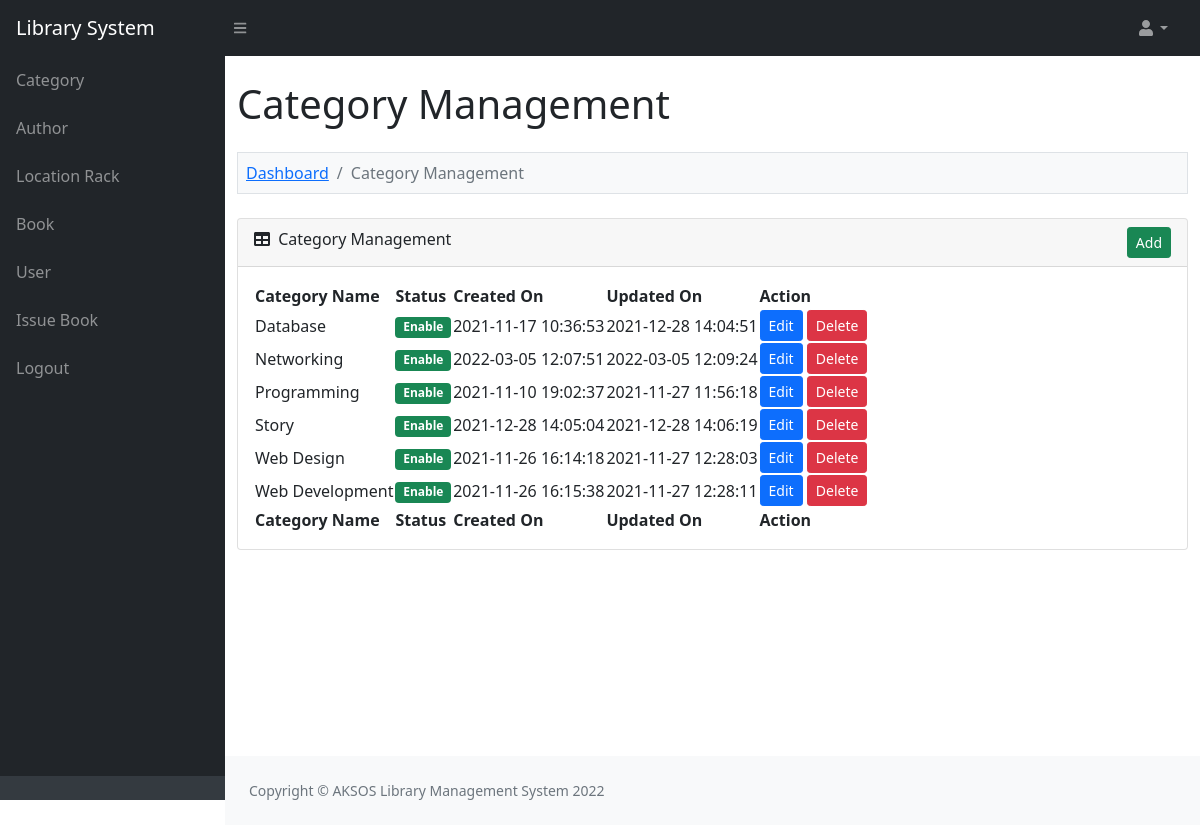
The app's page /admin/category.php (signed in) with its own data.
### tables this page shows
CREATE TABLE `lms_category` (
  `category_id` int(11) NOT NULL,
  `category_name` varchar(200) NOT NULL,
  `category_status` enum('Enable','Disable') NOT NULL,
  `category_created_on` varchar(30) NOT NULL,
  `category_updated_on` varchar(30) NOT NULL
);

### function.php (called while the page is built, shortened)
<?php
function base_url()
{
	return '';
}
function is_admin_login()
{
	if(isset($_SESSION['admin_id']))
	{
		return true;
	}
	return false;
}
function convert_data($string, $action = 'encrypt')
{
	$encrypt_method = "AES-256-CBC";
	$secret_key = 'AA74CDCC2BBRT935136HH7B63C27';
	$secret_iv = '5fgf5HJ5g27';
	$key = hash('sha256', $secret_key);
	$iv = substr(hash('sha256', $secret_iv), 0, 16);
	if ($action == 'encrypt')
	{
		$output = openssl_encrypt($string, $encrypt_method, $key, 0, $iv);
	    $output = base64_encode($output);
	}
	else if ($action == 'decrypt')
	{
		$output = openssl_decrypt(base64_decode($string), $encrypt_method, $key, 0, $iv);
	}
	return $output;
}
?>

### admin/category.php (the view, shortened to what this page needs)
<?php
include '../database_connection.php';
include '../function.php';
$error = '';
$query = "
SELECT * FROM lms_category
    ORDER BY category_name ASC
";
$statement = $connect->prepare($query);
$statement->execute();
include '../header.php';
?>
<div class="container-fluid py-4" style="min-height: 700px;">
	<h1>Category Management</h1>
	<?php
	if(isset($_GET['action']))
	{
		if($_GET['action'] == 'add')
		{
	?>
	<ol class="breadcrumb mt-4 mb-4 bg-light p-2 border">
		<li class="breadcrumb-item"><a href="index.php">Dashboard</a></li>
		<li class="breadcrumb-item"><a href="category.php">Category Management</a></li>
		<li class="breadcrumb-item active">Add Category</li>
	</ol>
	<div class="row">
		<div class="col-md-6">
			<?php
			if($error != '')
			{
				echo '<div class="alert alert-danger alert-dismissible fade show" role="alert"><ul class="list-unstyled">'.$error.'</ul> <button type="button" class="btn-close" data-bs-dismiss="alert" aria-label="Close"></button></div>';
			}
			?>
			<div class="card mb-4">
				<div class="card-header">
					<i class="fas fa-user-plus"></i> Add New Category
                </div>
                <div class="card-body">
                	<form method="POST">
                		<div class="mb-3">
                			<label class="form-label">Category Name</label>
                			<input type="text" name="category_name" id="category_name" class="form-control" />
                		</div>
                		<div class="mt-4 mb-0">
                			<input type="submit" name="add_category" value="Add" class="btn btn-success" />
                		</div>
                	</form>
                </div>
            </div>
		</div>
	</div>
	<?php
		}
		else if($_GET["action"] == 'edit')
		{
			$category_id = convert_data($_GET["code"],'decrypt');
			if($category_id > 0)
			{
				$query = "
				SELECT * FROM lms_category
                WHERE category_id = '$category_id'
				";
				$category_result = $connect->query($query);
				foreach($category_result as $category_row)
				{
				?>
	<ol class="breadcrumb mt-4 mb-4 bg-light p-2 border">
		<li class="breadcrumb-item"><a href="index.php">Dashboard</a></li>
		<li class="breadcrumb-item"><a href="category.php">Category Management</a></li>
		<li class="breadcrumb-item active">Edit Category</li>
	</ol>
	<div class="row">
		<div class="col-md-6">
			<div class="card mb-4">
				<div class="card-header">
					<i class="fas fa-user-edit"></i> Edit Category Details
				</div>
				<div class="card-body">
					<form method="post">
						<div class="mb-3">
							<label class="form-label">Category Name</label>
							<input type="text" name="category_name" id="category_name" class="form-control" value="<?php echo $category_row['category_name']; ?>" />
						</div>
						<div class="mt-4 mb-0">
							<input type="hidden" name="category_id" value="<?php echo $_GET['code']; ?>" />
							<input type="submit" name="edit_category" class="btn btn-primary" value="Edit" />
						</div>
					</form>
				</div>
			</div>
		</div>
	</div>
				<?php
				}
			}
		}
	}
	else
	{
	?>
	<ol class="breadcrumb mt-4 mb-4 bg-light p-2 border">
		<li class="breadcrumb-item"><a href="index.php">Dashboard</a></li>
		<li class="breadcrumb-item active">Category Management</li>
	</ol>
	<div class="card mb-4">
		<div class="card-header">
			<div class="row">
				<div class="col col-md-6">
					<i class="fas fa-table me-1"></i> Category Management
				</div>
				<div class="col col-md-6" align="right">
					<a href="category.php?action=add" class="btn btn-success btn-sm">Add</a>
				</div>
			</div>
		</div>
		<div class="card-body">
			<table id="datatablesSimple">
				<thead>
					<tr>
						<th>Category Name</th>
						<th>Status</th>
						<th>Created On</th>
						<th>Updated On</th>
						<th>Action</th>
					</tr>
				</thead>
				<tfoot>
					<tr>
						<th>Category Name</th>
						<th>Status</th>
						<th>Created On</th>
						<th>Updated On</th>
						<th>Action</th>
					</tr>
				</tfoot>
				<tbody>
				<?php
				if($statement->rowCount() > 0)
				{
					foreach($statement->fetchAll() as $row)
					{
						$category_status = '';
						if($row['category_status'] == 'Enable')
						{
							$category_status = '<div class="badge bg-success">Enable</div>';
						}
						else
						{
							$category_status = '<div class="badge bg-danger">Disable</div>';
						}
						echo '
						<tr>
							<td>'.$row["category_name"].'</td>
							<td>'.$category_status.'</td>
							<td>'.$row["category_created_on"].'</td>
							<td>'.$row["category_updated_on"].'</td>
							<td>
								<a href="category.php?action=edit&code='.convert_data($row["category_id"]).'" class="btn btn-sm btn-primary">Edit</a>
								<button name="delete_button" class="btn btn-danger btn-sm" onclick="delete_data(`'.$row["category_id"].'`, `'.$row["category_status"].'`)">Delete</button>
							</td>
						</tr>
						';
					}
				}
				else
				{
					echo '
					<tr>
						<td colspan="4" class="text-center">No Data Found</td>
					</tr>
					';
				}
				?>
				</tbody>
			</table>
		</div>
	</div>
	<?php
	}
	?>
</div>
<?php
include '../footer.php';
?>

### header.php (shortened to what this page needs)
<!doctype html>
<html lang="en">
    <head>
        <link href="<?php echo base_url(); ?>asset/css/simple-datatables-style.css" rel="stylesheet" />
        <link href="<?php echo base_url(); ?>asset/css/styles.css" rel="stylesheet" />
    </head>
    <?php
    if(is_admin_login())
    {
    ?>
    <body class="sb-nav-fixed">
        <nav class="sb-topnav navbar navbar-expand navbar-dark bg-dark">
            <a class="navbar-brand ps-3" href="#">Library System</a>
            <button class="btn btn-link btn-sm order-1 order-lg-0 me-4 me-lg-0" id="sidebarToggle" href="#!"><i class="fas fa-bars"></i></button>
            <ul class="navbar-nav ms-auto ms-md-0 me-3 me-lg-4">
                <li class="nav-item dropdown">
                    <a class="nav-link dropdown-toggle" id="navbarDropdown" href="#" role="button" data-bs-toggle="dropdown" aria-expanded="false"><i class="fas fa-user fa-fw"></i></a>
                </li>
            </ul>
        </nav>
        <div id="layoutSidenav">
            <div id="layoutSidenav_nav">
                <nav class="sb-sidenav accordion sb-sidenav-dark" id="sidenavAccordion">
                    <div class="sb-sidenav-menu">
                        <div class="nav">
                            <a class="nav-link" href="category.php">Category</a>
                            <a class="nav-link" href="author.php">Author</a>
                            <a class="nav-link" href="location_rack.php">Location Rack</a>
                            <a class="nav-link" href="book.php">Book</a>
                            <a class="nav-link" href="user.php">User</a>
                            <a class="nav-link" href="issue_book.php">Issue Book</a>
                            <a class="nav-link" href="logout.php">Logout</a>
                        </div>
                    </div>
                    <div class="sb-sidenav-footer">
                    </div>
                </nav>
            </div>
            <div id="layoutSidenav_content">
                <main>
    <?php
    }
    ?>

### footer.php (shortened to what this page needs)
                <?php
                if(is_admin_login())
                {
                ?>
                </main>
                <footer class="py-4 bg-light mt-auto">
                    <div class="container-fluid px-4">
                        <div class="d-flex align-items-center justify-content-between small">
                            <div class="text-muted">Copyright &copy; AKSOS Library Management System <?php echo date('Y'); ?></div>
                        </div>
                    </div>
                </footer>
            </div>
        </div>
                <?php
                }
                ?>
    </body>
</html>

### records on screen
lms_category: category_name "Database", category_status "Enable", category_created_on "2021-11-17 10:36:53", category_updated_on "2021-12-28 14:04:51"
lms_category: category_name "Networking", category_status "Enable", category_created_on "2022-03-05 12:07:51", category_updated_on "2022-03-05 12:09:24"
lms_category: category_name "Programming", category_status "Enable", category_created_on "2021-11-10 19:02:37", category_updated_on "2021-11-27 11:56:18"
lms_category: category_name "Story", category_status "Enable", category_created_on "2021-12-28 14:05:04", category_updated_on "2021-12-28 14:06:19"
lms_category: category_name "Web Design", category_status "Enable", category_created_on "2021-11-26 16:14:18", category_updated_on "2021-11-27 12:28:03"
lms_category: category_name "Web Development", category_status "Enable", category_created_on "2021-11-26 16:15:38", category_updated_on "2021-11-27 12:28:11"
